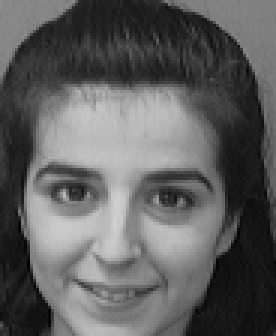
#> input picture att-face-train-practice/att_faces/s10/1.pgm, 92 x 112 px, found by its file name (shown 3 times larger)
$ python HW1.py
#> lines starting #> are read from the running program, lines starting #| are printed output that depends on the picture
import numpy as np
from sklearn.preprocessing import StandardScaler
from scipy.spatial import distance
import matplotlib.pyplot as plt
from os.path import join
import pandas as pd
import cv2
from scipy.linalg import eigh
from sklearn.neighbors import KNeighborsClassifier
from sklearn.metrics import accuracy_score
import operator


data_folder = "att_faces/s"


def ReadFile(num, index):
#> called with num = 1, index = 1
    file_path = join(data_folder + str(num), str(index) + ".pgm")
    loaded_image = np.array(plt.imread(file_path))
#> loaded_image is the input picture: shape (112, 92); min 1, max 207, mean 95.1
    image_32x32 = cv2.resize(loaded_image, (32, 32),
                             interpolation=cv2.IMREAD_GRAYSCALE)
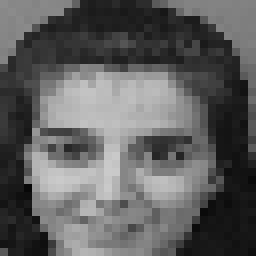
#> image_32x32: shape (32, 32) (shown 8 times larger); min 7, max 202, mean 95.1
    image_1024 = image_32x32.reshape(-1)
#> image_1024 = 1024 values, max 202 at index 685, min 7 at index 739, mean 95.1
    return image_1024


# Alternative to KNN
def getKNeighborsIndex(trainingSet, testInstance, k=1):
    distances = []
    for x in range(len(trainingSet)):
        dist = distance.euclidean(testInstance, trainingSet[x])
        distances.append((trainingSet[x], x, dist))
    distances.sort(key=operator.itemgetter(2))
    neighbors = []
    for x in range(k):
        neighbors.append(distances[x][1])
    return neighbors

# Alternative to accuracy_score method


def getAccuracy(testSet, predictions):
    correct = 0

    for x in range(len(testSet)):
        if testSet[x] == predictions[x]:
            correct += 1
    return (correct/float(len(testSet))) * 100.0


y_train = []
y_test = []

X_train = np.array([], dtype=int)
X_test = np.array([], dtype=int)

# reading data
for num in range(1, 41):
    trainList = np.array([1, 2, 3, 4, 5])
    testList = np.array([6, 7, 8, 9, 10])

    for index in trainList:
        image_1024 = ReadFile(num, index)
        X_train = np.concatenate((X_train, image_1024), axis=0)
#> X_train has the same summary as image_1024 in ReadFile
#> (the run stopped early here; a loop or call above may not have finished)
